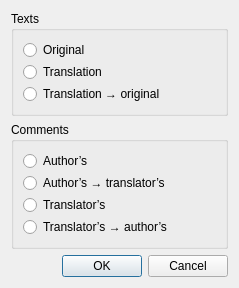
<?xml version="1.0" encoding="UTF-8"?>
<ui version="4.0">
 <class>FmExtractOriginal</class>
 <widget class="QDialog" name="FmExtractOriginal">
  <property name="geometry">
   <rect>
    <x>0</x>
    <y>0</y>
    <width>239</width>
    <height>255</height>
   </rect>
  </property>
  <property name="windowTitle">
   <string>Extract original</string>
  </property>
  <layout class="QVBoxLayout" name="verticalLayout">
   <item>
    <widget class="QGroupBox" name="grpChannel">
     <property name="title">
      <string>Texts</string>
     </property>
     <layout class="QVBoxLayout" name="verticalLayout_2">
      <property name="spacing">
       <number>2</number>
      </property>
      <item>
       <widget class="QRadioButton" name="radioChanOriginal">
        <property name="text">
         <string>Original</string>
        </property>
       </widget>
      </item>
      <item>
       <widget class="QRadioButton" name="radioChanTranslation">
        <property name="text">
         <string>Translation</string>
        </property>
       </widget>
      </item>
      <item>
       <widget class="QRadioButton" name="radioChanTranslOrig">
        <property name="text">
         <string>Translation → original</string>
        </property>
       </widget>
      </item>
     </layout>
    </widget>
   </item>
   <item>
    <widget class="QGroupBox" name="grpComments">
     <property name="title">
      <string>Comments</string>
     </property>
     <layout class="QVBoxLayout" name="verticalLayout_3">
      <property name="spacing">
       <number>2</number>
      </property>
      <item>
       <widget class="QRadioButton" name="radioCommAu">
        <property name="text">
         <string>Author’s</string>
        </property>
       </widget>
      </item>
      <item>
       <widget class="QRadioButton" name="radioCommAuTr">
        <property name="text">
         <string>Author’s → translator’s</string>
        </property>
       </widget>
      </item>
      <item>
       <widget class="QRadioButton" name="radioCommTr">
        <property name="text">
         <string>Translator’s</string>
        </property>
       </widget>
      </item>
      <item>
       <widget class="QRadioButton" name="radioCommTrAu">
        <property name="text">
         <string>Translator’s → author’s</string>
        </property>
       </widget>
      </item>
     </layout>
    </widget>
   </item>
   <item>
    <widget class="QDialogButtonBox" name="buttonBox">
     <property name="standardButtons">
      <set>QDialogButtonBox::Cancel|QDialogButtonBox::Ok</set>
     </property>
    </widget>
   </item>
  </layout>
 </widget>
 <resources/>
 <connections/>
</ui>
